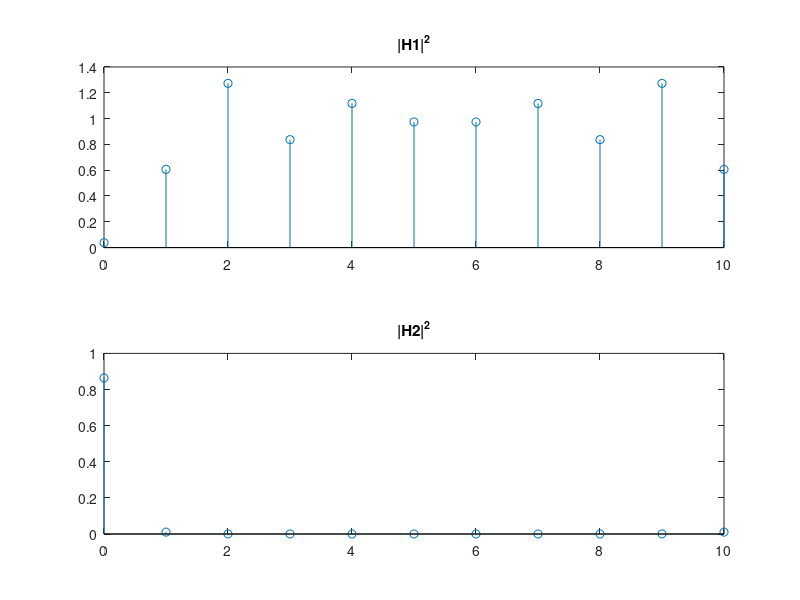
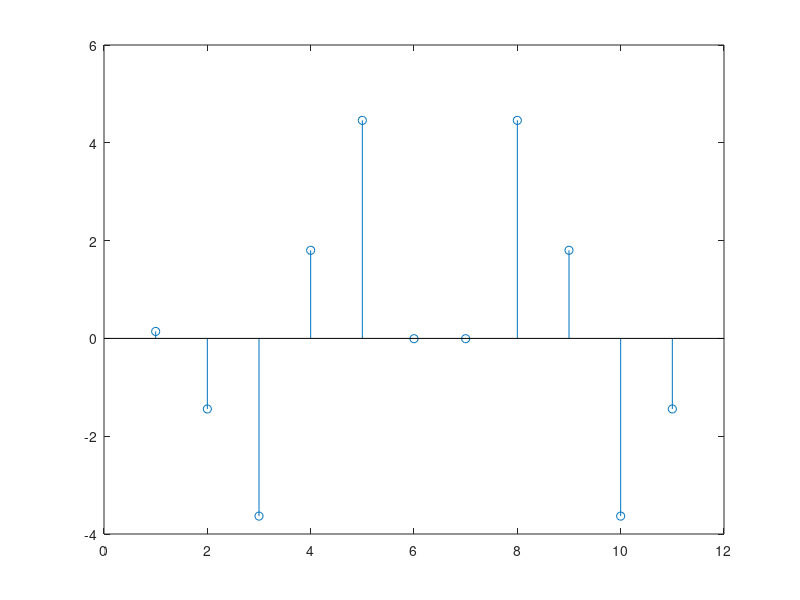

MATLAB code to generate these figures, in order: (Note: this script raises an error after producing the figures.)
close all;

h1 = 1/256 * [-16, -19, -22, -24, -25, 230, -25, -24, -22, -19, 16];
h2 = 1/256 * [16, 19, 22, 24, 25, 26, 25, 24, 22, 19, 16];
H1 = fft(h1);
H2 = fft(h2);
HH1 = abs(H1) .* abs(H1);
HH2 = abs(H2) .* abs(H2);
subplot(2, 1, 1);
stem((0:10), HH1);
title('|H1|^2');
subplot(2, 1, 2);
stem((0:10), HH2);
title('|H2|^2');
Nn = randn(1, 11);
Nu = rand(1, 11);


% Odzivi sustava H1 i H2 na šum
Ynn1 = fft(Nn) .* H1;
Yuu1 = fft(Nu) .* H1;

Ynn2 = fft(Nn) .* H2;
Yuu2 = fft(Nu) .* H2;

figure
stem(Ynn1);


y1 = [ifft(Ynn1)' ifft(Yuu1)'];
y2 = [ifft(Ynn2)' ifft(Yuu2)'];

Syy1 = periodogram(y1);
Syy2 = periodogram(y2);

figure;
subplot(2, 1, 1);
stem((0:10), Syy1);
title('Procjena Syy1 ~ |H1|^2');
subplot(2, 1, 2);
stem((0:10), Syy2);
title('Procjena Syy2 ~ |H2|^2');



